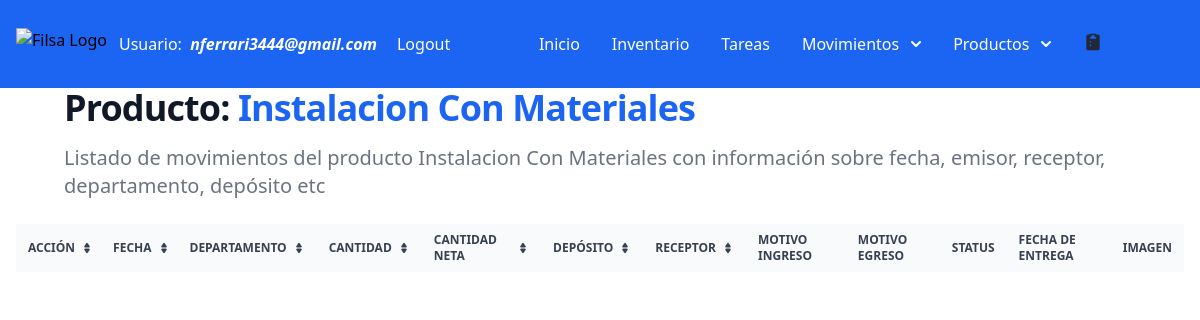
Screenshot of /historical-movements/1 (signed in) with the database file from the repository.
### filsa/models.py (models this page shows, shortened)
class CustomUser( AbstractBaseUser , PermissionsMixin ):
    class Meta:
        verbose_name = 'Usuarios'
        verbose_name_plural = 'Usuarios'
    username = models.CharField(max_length=40, verbose_name="Usuario")
    password = models.CharField(max_length=100)
    email = models.EmailField(max_length=40, blank=False, unique=True,
                              default='', error_messages =
                                {'required': 'Please provide your email address.',
                  'unique': 'An account with this email exist'}, verbose_name="Correo")
    departamento = models.CharField(max_length=30,  default='Sales', verbose_name="Departamento")
    role = models.CharField(max_length=40,  blank=True, null=True, verbose_name= "Rol")
    is_staff = models.BooleanField(default=False)
    is_superuser = models.BooleanField(default=False)
    is_active = models.BooleanField(default=True)
    USERNAME_FIELD = 'email'
    REQUIRED_FIELDS = ['username']
    objects = CustomUserManager()

class Product(models.Model):
    class Meta:
      verbose_name = 'Stock Productos vs Seguridad'
      verbose_name_plural = 'Stock Productos vs Seguridad'
    CURRENCIES= [('USD', 'Dolar'),
                  ('$', 'Pesos')]
    product_id = models.AutoField(primary_key=True)
    name = models.CharField(max_length=100)
    barcode = models.CharField(max_length= 100, verbose_name=u"Codigo de Barras")
    internalCode = models.BigIntegerField(verbose_name=u"Codigo Interno")
    quantity = models.FloatField()
    category = models.CharField(max_length=100, default='Insumos') #  choices=CATEGORIES,
    supplier = models.CharField(max_length=100, default='')
    stockSecurity = models.IntegerField(default=0)
    price = models.FloatField(default=0)
    currency = models.CharField(max_length=10, choices=CURRENCIES, default='Dolar')
    hasOffer = models.ForeignKey(Cotization, on_delete=models.SET_DEFAULT, blank=True, null=True, default=None)
    quantityOffer = models.FloatField(null=True, blank= True)
    priceOffer = models.FloatField(null=True, blank= True)

### filsa/views.py (the view)
# urls.py: path('historical-movements/<int:product_id>', StockHistoryView.as_view(), name= "stockhistory" ) ,
class StockHistoryView(LoginRequiredMixin, generic.ListView):
    model = StockMovements
    template_name = 'stockhistory.html'
    def get_context_data(self, **kwargs):
        print('kwargs', self.kwargs)
        product_id = self.kwargs['product_id']
        product_name = Product.objects.filter(product_id=product_id)
        context = super(StockHistoryView, self).get_context_data(**kwargs)
        context['movements'] = StockMovements.objects.filter(warehouseProduct__product__name=
        product_name[0].name).select_related('task')
        context['product'] = product_name[0].name
        return context

### filsa/templates/stockhistory.html (shortened to what this page needs)
{% extends '_base.html' %}
{% load static %}
{% block content %}
<h1 class="mb-4 text-2xl sm:px-16 xl:px-48 font-extrabold leading-none tracking-tight text-gray-900 md:text-3xl lg:text-4xl dark:text-white">Producto: <span class="text-blue-600 dark:text-blue-500">{{product}}</span></h1>
<p class="mb-6 text-lg font-normal text-gray-500 lg:text-xl sm:px-16 xl:px-48 dark:text-gray-400">Listado de movimientos del producto {{product}} con información sobre fecha, emisor, receptor, departamento, depósito etc</p>
<div class="w-full px-4 relative overflow-x-auto">
    <table class="text-sm text-left rtl:text-right text-gray-500 dark:text-gray-400">
        <thead class="text-xs text-gray-700 uppercase bg-gray-50 dark:bg-gray-700 dark:text-gray-400">
            <tr>
                <th scope="col" class="px-3 py-2">
                    <div class="flex items-center">
                        Acción
                        <a href="#"></a>
                    </div>
                </th>
                <th scope="col" class="px-2 py-2">
                    <div class="flex items-center">
                        Fecha
                        <a href="#"></a>
                    </div>
                </th>
                <th scope="col" class="px-3 py-2">
                    <div class="flex items-center">
                        Departamento
                        <a href="#"></a>
                    </div>
                </th>
                <th scope="col" class="px-3 py-2">
                    <div class="flex items-center">
                        Cantidad
                        <a href="#"></a>
                    </div>
                </th>
                <th scope="col" class="px-3 py-2">
                    <div class="flex items-center">
                        Cantidad Neta
                        <a href="#"></a>
                    </div>
                </th>
                <th scope="col" class="px-3 py-2">
                    <div class="flex items-center">
                        Depósito
                        <a href="#"></a>
                    </div>
                </th>
                <th scope="col" class="px-3 py-2">
                    <div class="flex items-center">
                        Receptor
                        <a href="#"></a>
                    </div>
                </th>
                <th scope="col" class="px-3 py-2">
                    <div class="flex items-center">
                    <span>Motivo Ingreso</span>
                </div>
                </th>
                <th scope="col" class="px-3 py-2">
                    <div class="flex items-center">
                    <span>Motivo Egreso</span>
                </div>
                </th>
                <th scope="col" class="px-3 py-2">
                    <div class="flex items-center">
                    <span>Status</span>
                </div>
                </th>
                <th scope="col" class="px-3 py-2">
                    <div class="flex items-center">
                    <span>Fecha de Entrega</span>
                </div>
                </th>
                <th scope="col" class="px-3 py-2">
                    <div class="flex items-center">
                    <span>Imagen</span>
                </div>
                </th>
            </tr>
        </thead>
    </table>
</div>
  {% endblock content %}

### filsa/templates/_base.html (shortened to what this page needs)
{% load compress %}
{% load static %}
{% load grouptag %}
<!DOCTYPE html>
<html lang="en">
<head>
<link rel="stylesheet" href="https://ajax.googleapis.com/ajax/libs/jqueryui/1.11.4/themes/smoothness/jquery-ui.css">
    {% compress css %}
 <link rel="stylesheet" href="{% static 'src/output.css' %}">
    {% endcompress %}
</head>
<nav class="sm:w-full bg-blue-600 border-gray-200 dark:bg-gray-900">
    <div class="max-w-screen-xl flex flex-wrap items-center p-4">
      <a href="https://www.filsa.com.uy/" target="_blank" class="flex items-center space-x-3 rtl:space-x-reverse">
          <img src="https://filsa.s3.amazonaws.com/logo.jpg" class="h-8" alt="Filsa Logo" />
      </a>
      {% if user.is_authenticated %}
      <div class="flex text-white ml-3 lg:mr-0 sm:mr-0 lm:mr-0">
        Usuario: &nbsp <i><strong class="text-black-400">{{user.get_username}}</strong></i>
      </div>
      <a href="{% url 'logout' %}" class="ml-3 py-4 px-2 text-white hover:text-green-500 transition duration-300">Logout</a>
      {% else %}
      <a href="{% url 'login' %}" class="py-4 px-2 text-white hover:text-green-500 transition duration-300">Login</a>
      {% endif %}
      <div class="mx-auto hidden w-full md:block md:w-auto" id="navbar-default">
        <ul class="font-medium flex flex-col p-4 md:p-0 mt-4 border border-gray-100 rounded-lg md:flex-row md:space-x-8 rtl:space-x-reverse md:mt-0 md:border-0 dark:bg-gray-800 md:dark:bg-gray-900 dark:border-gray-700">
          <li>
            <a href="{% url 'home' %}" class="text-white rounded hover:bg-gray-100 md:border-0 md:hover:text-blue-700 md:p-0 dark:text-white md:dark:hover:text-blue-500 dark:hover:bg-gray-700 dark:hover:text-white md:dark:hover:bg-transparent">Inicio</a>
          </li>
          <li>
            <a href="{% url 'stock' %}" class="block py-2 px-3 text-white rounded hover:bg-gray-100 md:border-0 md:hover:text-blue-700 md:p-0 dark:text-white md:dark:hover:text-blue-500 dark:hover:bg-gray-700 dark:hover:text-white md:dark:hover:bg-transparent">Inventario</a>
          </li>
          <li>
            <a href="{% url 'tasks' %}" class="block py-2 px-3 text-white rounded hover:bg-gray-100 md:border-0 md:hover:text-blue-700 md:p-0 dark:text-white md:dark:hover:text-blue-500 dark:hover:bg-gray-700 dark:hover:text-white md:dark:hover:bg-transparent">Tareas</a>
          </li>
          <button id="dropdownDefaultButton" data-dropdown-toggle="dropdown" class="text-white focus:ring-4 focus:outline-none focus:ring-blue-300 font-medium rounded-lg inline-flex items-center dark:bg-blue-600 dark:hover:bg-blue-700 dark:focus:ring-blue-800" type="button">Movimientos<svg class="w-2.5 h-2.5 ms-3" aria-hidden="true" xmlns="http://www.w3.org/2000/svg" fill="none" viewBox="0 0 10 6">
            <path stroke="currentColor" stroke-linecap="round" stroke-linejoin="round" stroke-width="2" d="m1 1 4 4 4-4"/>
            </svg>
            </button>
             {% if user.groups.all.0.name.strip == "Administrador"  %}
            <button id="dropdownDefaultButton" data-dropdown-toggle="dropdown-productos" class="text-white focus:ring-4 focus:outline-none focus:ring-blue-300 font-medium rounded-lg inline-flex items-center dark:bg-blue-600 dark:hover:bg-blue-700 dark:focus:ring-blue-800" type="button">Productos<svg class="w-2.5 h-2.5 ms-3" aria-hidden="true" xmlns="http://www.w3.org/2000/svg" fill="none" viewBox="0 0 10 6">
              <path stroke="currentColor" stroke-linecap="round" stroke-linejoin="round" stroke-width="2" d="m1 1 4 4 4-4"/>
              </svg>
              </button>
                    {% endif %}
          <li>
            {% if user.groups.all.0.name.strip == "Administrador" %}
            <a href="{% url 'newcotization' %}" data-popover-target="popover-default" class="block py-2 px-3 text-gray-900 rounded hover:bg-gray-100 md:border-0 md:hover:text-blue-700 md:p-0 dark:text-white md:dark:hover:text-blue-500 dark:hover:bg-gray-700 dark:hover:text-white md:dark:hover:bg-transparent">
              </a>
            {% endif %}
        </li>
        </ul>
      </div>
    </div>
  </nav>
 {% block content %}
 {% endblock content %}
</html>

### rows the page displays
CustomUser: get_username "nferrari3444@gmail.com"
Product: name "Instalacion Con Materiales"
